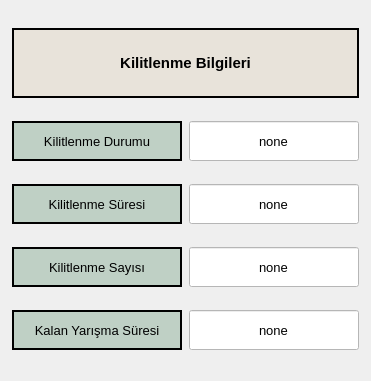
    <widget class="QWidget" name="gridLayoutWidget_8">
     <property name="geometry">
      <rect>
       <x>1160</x>
       <y>10</y>
       <width>371</width>
       <height>381</height>
      </rect>
     </property>
     <layout class="QGridLayout" name="gridLayout_8">
      <item row="1" column="1">
       <widget class="QLineEdit" name="kilitlenme_durumu">
        <property name="minimumSize">
         <size>
          <width>170</width>
          <height>40</height>
         </size>
        </property>
        <property name="maximumSize">
         <size>
          <width>150</width>
          <height>40</height>
         </size>
        </property>
        <property name="font">
         <font>
          <pointsize>10</pointsize>
         </font>
        </property>
        <property name="styleSheet">
         <string notr="true">background-color: rgb(255, 255, 255);</string>
        </property>
        <property name="text">
         <string>none</string>
        </property>
        <property name="alignment">
         <set>Qt::AlignCenter</set>
        </property>
       </widget>
      </item>
      <item row="3" column="0">
       <widget class="QLabel" name="label_26">
        <property name="minimumSize">
         <size>
          <width>170</width>
          <height>40</height>
         </size>
        </property>
        <property name="maximumSize">
         <size>
          <width>150</width>
          <height>40</height>
         </size>
        </property>
        <property name="font">
         <font>
          <pointsize>10</pointsize>
         </font>
        </property>
        <property name="styleSheet">
         <string notr="true">background-color: rgb(191, 208, 197);</string>
        </property>
        <property name="frameShape">
         <enum>QFrame::WinPanel</enum>
        </property>
        <property name="text">
         <string>Kilitlenme Sayısı</string>
        </property>
        <property name="alignment">
         <set>Qt::AlignCenter</set>
        </property>
       </widget>
      </item>
      <item row="0" column="0" colspan="2">
       <widget class="QLabel" name="label_23">
        <property name="minimumSize">
         <size>
          <width>300</width>
          <height>60</height>
         </size>
        </property>
        <property name="maximumSize">
         <size>
          <width>500</width>
          <height>70</height>
         </size>
        </property>
        <property name="font">
         <font>
          <pointsize>11</pointsize>
          <weight>75</weight>
          <bold>true</bold>
         </font>
        </property>
        <property name="styleSheet">
         <string notr="true">background-color: rgb(232, 227, 218);</string>
        </property>
        <property name="frameShape">
         <enum>QFrame::WinPanel</enum>
        </property>
        <property name="text">
         <string>Kilitlenme Bilgileri</string>
        </property>
        <property name="alignment">
         <set>Qt::AlignCenter</set>
        </property>
       </widget>
      </item>
      <item row="2" column="1">
       <widget class="QLineEdit" name="kilitlenme_suresi">
        <property name="minimumSize">
         <size>
          <width>170</width>
          <height>40</height>
         </size>
        </property>
        <property name="maximumSize">
         <size>
          <width>150</width>
          <height>40</height>
         </size>
        </property>
        <property name="font">
         <font>
          <pointsize>10</pointsize>
         </font>
        </property>
        <property name="styleSheet">
         <string notr="true">background-color: rgb(228, 255, 253);
background-color: rgb(255, 255, 255);</string>
        </property>
        <property name="text">
         <string>none</string>
        </property>
        <property name="alignment">
         <set>Qt::AlignCenter</set>
        </property>
       </widget>
      </item>
      <item row="3" column="1">
       <widget class="QLineEdit" name="kilitlenme_sayisi">
        <property name="minimumSize">
         <size>
          <width>170</width>
          <height>40</height>
         </size>
        </property>
        <property name="maximumSize">
         <size>
          <width>150</width>
          <height>40</height>
         </size>
        </property>
        <property name="font">
         <font>
          <pointsize>10</pointsize>
         </font>
        </property>
        <property name="styleSheet">
         <string notr="true">background-color: rgb(228, 255, 253);
background-color: rgb(255, 255, 255);</string>
        </property>
        <property name="text">
         <string>none</string>
        </property>
        <property name="alignment">
         <set>Qt::AlignCenter</set>
        </property>
       </widget>
      </item>
      <item row="1" column="0">
       <widget class="QLabel" name="label_24">
        <property name="minimumSize">
         <size>
          <width>170</width>
          <height>0</height>
         </size>
        </property>
        <property name="maximumSize">
         <size>
          <width>160</width>
          <height>40</height>
         </size>
        </property>
        <property name="font">
         <font>
          <pointsize>10</pointsize>
         </font>
        </property>
        <property name="styleSheet">
         <string notr="true">background-color: rgb(191, 208, 197);</string>
        </property>
        <property name="frameShape">
         <enum>QFrame::WinPanel</enum>
        </property>
        <property name="text">
         <string>Kilitlenme Durumu</string>
        </property>
        <property name="alignment">
         <set>Qt::AlignCenter</set>
        </property>
       </widget>
      </item>
      <item row="2" column="0">
       <widget class="QLabel" name="label_25">
        <property name="minimumSize">
         <size>
          <width>170</width>
          <height>40</height>
         </size>
        </property>
        <property name="maximumSize">
         <size>
          <width>160</width>
          <height>40</height>
         </size>
        </property>
        <property name="font">
         <font>
          <pointsize>10</pointsize>
         </font>
        </property>
        <property name="styleSheet">
         <string notr="true">background-color: rgb(191, 208, 197);</string>
        </property>
        <property name="frameShape">
         <enum>QFrame::WinPanel</enum>
        </property>
        <property name="text">
         <string>Kilitlenme Süresi</string>
        </property>
        <property name="alignment">
         <set>Qt::AlignCenter</set>
        </property>
       </widget>
      </item>
      <item row="4" column="0">
       <widget class="QLabel" name="label_31">
        <property name="minimumSize">
         <size>
          <width>170</width>
          <height>40</height>
         </size>
        </property>
        <property name="maximumSize">
         <size>
          <width>150</width>
          <height>40</height>
         </size>
        </property>
        <property name="font">
         <font>
          <pointsize>10</pointsize>
         </font>
        </property>
        <property name="styleSheet">
         <string notr="true">background-color: rgb(191, 208, 197);</string>
        </property>
        <property name="frameShape">
         <enum>QFrame::WinPanel</enum>
        </property>
        <property name="text">
         <string>Kalan Yarışma Süresi</string>
        </property>
        <property name="alignment">
         <set>Qt::AlignCenter</set>
        </property>
       </widget>
      </item>
      <item row="4" column="1">
       <widget class="QLineEdit" name="kalan_yarisma_suresi">
        <property name="minimumSize">
         <size>
          <width>170</width>
          <height>40</height>
         </size>
        </property>
        <property name="maximumSize">
         <size>
          <width>150</width>
          <height>40</height>
         </size>
        </property>
        <property name="font">
         <font>
          <pointsize>10</pointsize>
         </font>
        </property>
        <property name="styleSheet">
         <string notr="true">background-color: rgb(228, 255, 253);
background-color: rgb(255, 255, 255);</string>
        </property>
        <property name="text">
         <string>none</string>
        </property>
        <property name="alignment">
         <set>Qt::AlignCenter</set>
        </property>
       </widget>
      </item>
     </layout>
    </widget>
